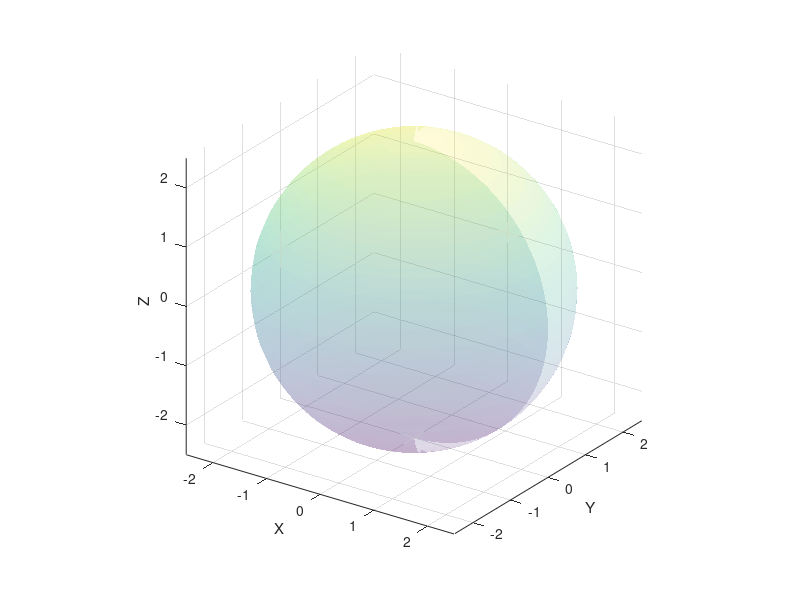

Reproduce this figure in MATLAB. (Note: this script raises an error after producing the figure.)
clc;
clear;
close all;

%% Experimental release data
time = [1.08 2.96 6.85 13.96 20.95 27.66 ...
        34.92 41.90 48.89 55.74 62.87 69.86];

release = [21.70 22.40 24.49 30.73 32.43 34.94 ...
           36.71 39.85 41.28 41.67 42.07 42.80];

%% Create figure
fig = figure('Color','w','Position',[100 100 1000 650]);

%% Create PLGA microsphere
[X,Y,Z] = sphere(50);

R = 2.5;

surf(R*X,R*Y,R*Z, ...
    'FaceAlpha',0.18, ...
    'EdgeColor','none');

hold on;
axis equal;
grid on;

xlabel('X');
ylabel('Y');
zlabel('Z');

view(35,25);

%% Create protein particles inside the microsphere
rng(10);

N = 60;

theta = 2*pi*rand(N,1);
phi = acos(2*rand(N,1)-1);

r = R*0.75*rand(N,1);

x = r.*sin(phi).*cos(theta);
y = r.*sin(phi).*sin(theta);
z = r.*cos(phi);

insideParticles = scatter3(x,y,z,35,'filled');

%% Create particles that will be released
Nrelease = 20;

theta = 2*pi*rand(Nrelease,1);
phi = acos(2*rand(Nrelease,1)-1);

% Starting positions near microsphere surface
rStart = R*0.7;

xs = rStart.*sin(phi).*cos(theta);
ys = rStart.*sin(phi).*sin(theta);
zs = rStart.*cos(phi);

% Final positions outside microsphere
rEnd = R + 2.5;

xe = rEnd.*sin(phi).*cos(theta);
ye = rEnd.*sin(phi).*sin(theta);
ze = rEnd.*cos(phi);

releaseParticles = scatter3( ...
    xs,ys,zs,45,'filled');

%% Information text
info = annotation('textbox',[0.35 0.90 0.30 0.06], ...
    'String','', ...
    'EdgeColor','none', ...
    'HorizontalAlignment','center', ...
    'FontSize',14, ...
    'FontWeight','bold');

%% Animation

framesPerPoint = 15;

for k = 1:length(time)-1

    % Current release percentage
    currentRelease = release(k);

    % Fraction of particles released
    fraction = currentRelease/100;

    for j = 1:framesPerPoint

        progress = j/framesPerPoint;

        % Move particles gradually outward
        currentX = xs + (xe-xs)*progress;
        currentY = ys + (ye-ys)*progress;
        currentZ = zs + (ze-zs)*progress;

        % Number of particles visually released
        visibleNumber = max(1,round(Nrelease*fraction));

        set(releaseParticles, ...
            'XData',currentX(1:visibleNumber), ...
            'YData',currentY(1:visibleNumber), ...
            'ZData',currentZ(1:visibleNumber));

        % Update information
        info.String = sprintf( ...
            'Time = %.1f days     |     Cumulative Release = %.2f%%', ...
            time(k),release(k));

        title('Data-Driven Protein Release from PLGA Microsphere');

        drawnow;

        pause(0.08);
    end
end

%% Final state

info.String = sprintf( ...
    'Final observed release = %.2f%% at %.1f days', ...
    release(end),time(end));

title('PLGA Microsphere - Sustained Protein Release');

drawnow;
